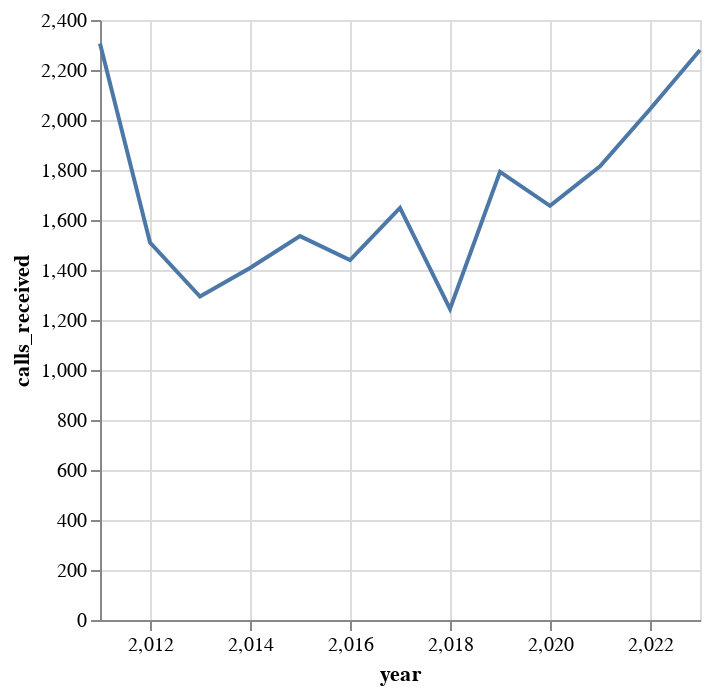
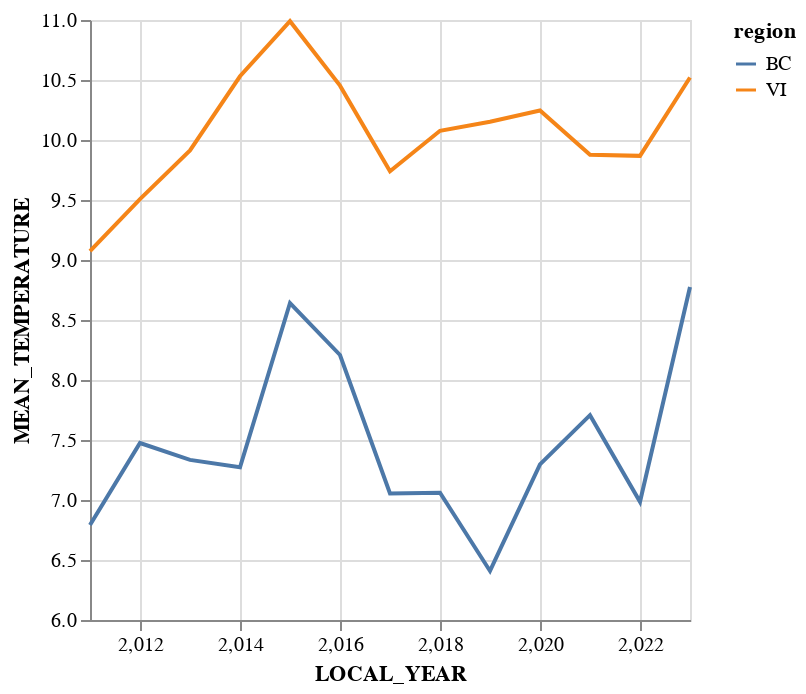

Write notebook code for charts like these, in order.
### Code cell
temp_vi =van_island[['LOCAL_YEAR', 'LOCAL_DAY', 'LOCAL_MONTH', 'MAX_TEMPERATURE', 'MEAN_TEMPERATURE', 'MIN_TEMPERATURE']].dropna()
temp_bc= bc[['LOCAL_YEAR', 'LOCAL_DAY', 'LOCAL_MONTH', 'MAX_TEMPERATURE', 'MEAN_TEMPERATURE', 'MIN_TEMPERATURE']].dropna()

temp_vi_2011 = temp_vi[temp_vi['LOCAL_YEAR']==2011].groupby('LOCAL_YEAR').mean(numeric_only=True).reset_index().assign(region = 'VI')
temp_vi_2012 = temp_vi[temp_vi['LOCAL_YEAR']==2012].groupby('LOCAL_YEAR').mean(numeric_only=True).reset_index().assign(region = 'VI')
temp_vi_2013 = temp_vi[temp_vi['LOCAL_YEAR']==2013].groupby('LOCAL_YEAR').mean(numeric_only=True).reset_index().assign(region = 'VI')
temp_vi_2014 = temp_vi[temp_vi['LOCAL_YEAR']==2014].groupby('LOCAL_YEAR').mean(numeric_only=True).reset_index().assign(region = 'VI')
temp_vi_2015 = temp_vi[temp_vi['LOCAL_YEAR']==2015].groupby('LOCAL_YEAR').mean(numeric_only=True).reset_index().assign(region = 'VI')
temp_vi_2016 = temp_vi[temp_vi['LOCAL_YEAR']==2016].groupby('LOCAL_YEAR').mean(numeric_only=True).reset_index().assign(region = 'VI')
temp_vi_2017 = temp_vi[temp_vi['LOCAL_YEAR']==2017].groupby('LOCAL_YEAR').mean(numeric_only=True).reset_index().assign(region = 'VI')
temp_vi_2018 = temp_vi[temp_vi['LOCAL_YEAR']==2018].groupby('LOCAL_YEAR').mean(numeric_only=True).reset_index().assign(region = 'VI')
temp_vi_2019 = temp_vi[temp_vi['LOCAL_YEAR']==2019].groupby('LOCAL_YEAR').mean(numeric_only=True).reset_index().assign(region = 'VI')
temp_vi_2020 = temp_vi[temp_vi['LOCAL_YEAR']==2020].groupby('LOCAL_YEAR').mean(numeric_only=True).reset_index().assign(region = 'VI')
temp_vi_2021 = temp_vi[temp_vi['LOCAL_YEAR']==2021].groupby('LOCAL_YEAR').mean(numeric_only=True).reset_index().assign(region = 'VI')
temp_vi_2022 = temp_vi[temp_vi['LOCAL_YEAR']==2022].groupby('LOCAL_YEAR').mean(numeric_only=True).reset_index().assign(region = 'VI')
temp_vi_2023 = temp_vi[temp_vi['LOCAL_YEAR']==2023].groupby('LOCAL_YEAR').mean(numeric_only=True).reset_index().assign(region = 'VI')
#temp_vi_2024 = temp_vi[temp_vi['LOCAL_YEAR']==2024].groupby('LOCAL_YEAR').mean(numeric_only=True).reset_index().assign(region = 'VI')

temp_vi_year = pd.concat([temp_vi_2011,
                          temp_vi_2012,
                          temp_vi_2013,
                          temp_vi_2014,
                          temp_vi_2015,
                          temp_vi_2016,
                          temp_vi_2017,
                          temp_vi_2018,
                          temp_vi_2019,
                          temp_vi_2020,
                          temp_vi_2021,
                          temp_vi_2022,
                          temp_vi_2023], ignore_index=True, axis=0)

temp_bc_2011 = temp_bc[temp_bc['LOCAL_YEAR']==2011].groupby('LOCAL_YEAR').mean(numeric_only=True).reset_index().assign(region = 'BC')
temp_bc_2012 = temp_bc[temp_bc['LOCAL_YEAR']==2012].groupby('LOCAL_YEAR').mean(numeric_only=True).reset_index().assign(region = 'BC')
temp_bc_2013 = temp_bc[temp_bc['LOCAL_YEAR']==2013].groupby('LOCAL_YEAR').mean(numeric_only=True).reset_index().assign(region = 'BC')
temp_bc_2014 = temp_bc[temp_bc['LOCAL_YEAR']==2014].groupby('LOCAL_YEAR').mean(numeric_only=True).reset_index().assign(region = 'BC')
temp_bc_2015 = temp_bc[temp_bc['LOCAL_YEAR']==2015].groupby('LOCAL_YEAR').mean(numeric_only=True).reset_index().assign(region = 'BC')
temp_bc_2016 = temp_bc[temp_bc['LOCAL_YEAR']==2016].groupby('LOCAL_YEAR').mean(numeric_only=True).reset_index().assign(region = 'BC')
temp_bc_2017 = temp_bc[temp_bc['LOCAL_YEAR']==2017].groupby('LOCAL_YEAR').mean(numeric_only=True).reset_index().assign(region = 'BC')
temp_bc_2018 = temp_bc[temp_bc['LOCAL_YEAR']==2018].groupby('LOCAL_YEAR').mean(numeric_only=True).reset_index().assign(region = 'BC')
temp_bc_2019 = temp_bc[temp_bc['LOCAL_YEAR']==2019].groupby('LOCAL_YEAR').mean(numeric_only=True).reset_index().assign(region = 'BC')
temp_bc_2020 = temp_bc[temp_bc['LOCAL_YEAR']==2020].groupby('LOCAL_YEAR').mean(numeric_only=True).reset_index().assign(region = 'BC')
temp_bc_2021 = temp_bc[temp_bc['LOCAL_YEAR']==2021].groupby('LOCAL_YEAR').mean(numeric_only=True).reset_index().assign(region = 'BC')
temp_bc_2022 = temp_bc[temp_bc['LOCAL_YEAR']==2022].groupby('LOCAL_YEAR').mean(numeric_only=True).reset_index().assign(region = 'BC')
temp_bc_2023 = temp_bc[temp_bc['LOCAL_YEAR']==2023].groupby('LOCAL_YEAR').mean(numeric_only=True).reset_index().assign(region = 'BC')
#temp_bc_2024 = temp_bc[temp_bc['LOCAL_YEAR']==2024].groupby('LOCAL_YEAR').mean(numeric_only=True).reset_index().assign(region = 'BC')

temp_bc_year = pd.concat([temp_bc_2011,
                          temp_bc_2012,
                          temp_bc_2013,
                          temp_bc_2014,
                          temp_bc_2015,
                          temp_bc_2016,
                          temp_bc_2017,
                          temp_bc_2018,
                          temp_bc_2019,
                          temp_bc_2020,
                          temp_bc_2021,
                          temp_bc_2022,
                          temp_bc_2023], ignore_index=True, axis=0)
temp_both = pd.concat([temp_bc_year, temp_vi_year], ignore_index=True, axis=0)
compare_temp_plot = alt.Chart(temp_both).mark_line().encode(
    x=alt.X('LOCAL_YEAR').scale(zero=False),
    y=alt.Y('MEAN_TEMPERATURE').scale(zero=False),
    color='region'
)
compare_temp_plot
bb_year=bear.groupby('year').mean(numeric_only=True).reset_index()
bear_plot = alt.Chart(bb_year).mark_line().encode(
    x='year', 
    y='calls_received'
)
display(bear_plot, compare_temp_plot)

### Figure 1 — Vega-Lite specification as saved in the notebook (floating-point values rounded to 4 significant figures)
{"config": {"view": {"continuousWidth": 300, "continuousHeight": 300}}, "data": {"name": "data-3c4f362988a3642ddd0a1068e764f661"}, "mark": {"type": "line"}, "encoding": {"x": {"field": "year", "type": "quantitative"}, "y": {"field": "calls_received", "type": "quantitative"}}, "$schema": "https://vega.github.io/schema/vega-lite/v5.8.0.json", "datasets": {"data-3c4f362988a3642ddd0a1068e764f661": [{"year": 2011, "calls_received": 2306.0}, {"year": 2012, "calls_received": 1510.0}, {"year": 2013, "calls_received": 1294.0}, {"year": 2014, "calls_received": 1408.0}, {"year": 2015, "calls_received": 1535.0}, {"year": 2016, "calls_received": 1440.0}, {"year": 2017, "calls_received": 1648.0}, {"year": 2018, "calls_received": 1244.0}, {"year": 2019, "calls_received": 1793.0}, {"year": 2020, "calls_received": 1657.0}, {"year": 2021, "calls_received": 1814.0}, {"year": 2022, "calls_received": 2043.0}, {"year": 2023, "calls_received": 2280.0}]}}

### Figure 2 — Vega-Lite specification as saved in the notebook (floating-point values rounded to 4 significant figures)
{"config": {"view": {"continuousWidth": 300, "continuousHeight": 300}}, "data": {"name": "data-9f8037b039e6942554979ac1b11b8e78"}, "mark": {"type": "line"}, "encoding": {"color": {"field": "region", "type": "nominal"}, "x": {"field": "LOCAL_YEAR", "scale": {"zero": false}, "type": "quantitative"}, "y": {"field": "MEAN_TEMPERATURE", "scale": {"zero": false}, "type": "quantitative"}}, "$schema": "https://vega.github.io/schema/vega-lite/v5.8.0.json", "datasets": {"data-9f8037b039e6942554979ac1b11b8e78": [{"LOCAL_YEAR": 2011, "LOCAL_DAY": 15.73, "LOCAL_MONTH": 6.528, "MAX_TEMPERATURE": 12.1, "MEAN_TEMPERATURE": 6.792, "MIN_TEMPERATURE": 1.456, "region": "BC"}, {"LOCAL_YEAR": 2012, "LOCAL_DAY": 15.69, "LOCAL_MONTH": 6.343, "MAX_TEMPERATURE": 12.82, "MEAN_TEMPERATURE": 7.475, "MIN_TEMPERATURE": 2.108, "region": "BC"}, {"LOCAL_YEAR": 2013, "LOCAL_DAY": 15.7, "LOCAL_MONTH": 6.517, "MAX_TEMPERATURE": 12.52, "MEAN_TEMPERATURE": 7.334, "MIN_TEMPERATURE": 2.123, "region": "BC"}, {"LOCAL_YEAR": 2014, "LOCAL_DAY": 15.73, "LOCAL_MONTH": 6.452, "MAX_TEMPERATURE": 12.56, "MEAN_TEMPERATURE": 7.273, "MIN_TEMPERATURE": 1.964, "region": "BC"}, {"LOCAL_YEAR": 2015, "LOCAL_DAY": 15.7, "LOCAL_MONTH": 6.431, "MAX_TEMPERATURE": 14.09, "MEAN_TEMPERATURE": 8.641, "MIN_TEMPERATURE": 3.161, "region": "BC"}, {"LOCAL_YEAR": 2016, "LOCAL_DAY": 15.68, "LOCAL_MONTH": 6.374, "MAX_TEMPERATURE": 13.39, "MEAN_TEMPERATURE": 8.209, "MIN_TEMPERATURE": 3.0, "region": "BC"}, {"LOCAL_YEAR": 2017, "LOCAL_DAY": 15.67, "LOCAL_MONTH": 6.366, "MAX_TEMPERATURE": 12.31, "MEAN_TEMPERATURE": 7.054, "MIN_TEMPERATURE": 1.776, "region": "BC"}, {"LOCAL_YEAR": 2018, "LOCAL_DAY": 15.66, "LOCAL_MONTH": 6.281, "MAX_TEMPERATURE": 12.23, "MEAN_TEMPERATURE": 7.06, "MIN_TEMPERATURE": 1.867, "region": "BC"}, {"LOCAL_YEAR": 2019, "LOCAL_DAY": 15.7, "LOCAL_MONTH": 6.411, "MAX_TEMPERATURE": 11.66, "MEAN_TEMPERATURE": 6.409, "MIN_TEMPERATURE": 1.147, "region": "BC"}, {"LOCAL_YEAR": 2020, "LOCAL_DAY": 15.69, "LOCAL_MONTH": 6.429, "MAX_TEMPERATURE": 12.38, "MEAN_TEMPERATURE": 7.297, "MIN_TEMPERATURE": 2.196, "region": "BC"}, {"LOCAL_YEAR": 2021, "LOCAL_DAY": 15.76, "LOCAL_MONTH": 6.386, "MAX_TEMPERATURE": 13.06, "MEAN_TEMPERATURE": 7.707, "MIN_TEMPERATURE": 2.332, "region": "BC"}, {"LOCAL_YEAR": 2022, "LOCAL_DAY": 15.63, "LOCAL_MONTH": 6.102, "MAX_TEMPERATURE": 12.26, "MEAN_TEMPERATURE": 6.985, "MIN_TEMPERATURE": 1.699, "region": "BC"}, {"LOCAL_YEAR": 2023, "LOCAL_DAY": 15.85, "LOCAL_MONTH": 6.2, "MAX_TEMPERATURE": 14.08, "MEAN_TEMPERATURE": 8.776, "MIN_TEMPERATURE": 3.452, "region": "BC"}, {"LOCAL_YEAR": 2011, "LOCAL_DAY": 15.69, "LOCAL_MONTH": 6.548, "MAX_TEMPERATURE": 12.63, "MEAN_TEMPERATURE": 9.074, "MIN_TEMPERATURE": 5.478, "region": "VI"}, {"LOCAL_YEAR": 2012, "LOCAL_DAY": 15.7, "LOCAL_MONTH": 6.426, "MAX_TEMPERATURE": 13.19, "MEAN_TEMPERATURE": 9.508, "MIN_TEMPERATURE": 5.782, "region": "VI"}, {"LOCAL_YEAR": 2013, "LOCAL_DAY": 15.67, "LOCAL_MONTH": 6.445, "MAX_TEMPERATURE": 13.55, "MEAN_TEMPERATURE": 9.913, "MIN_TEMPERATURE": 6.234, "region": "VI"}, {"LOCAL_YEAR": 2014, "LOCAL_DAY": 15.65, "LOCAL_MONTH": 6.488, "MAX_TEMPERATURE": 14.36, "MEAN_TEMPERATURE": 10.53, "MIN_TEMPERATURE": 6.663, "region": "VI"}, {"LOCAL_YEAR": 2015, "LOCAL_DAY": 15.65, "LOCAL_MONTH": 6.374, "MAX_TEMPERATURE": 14.93, "MEAN_TEMPERATURE": 10.99, "MIN_TEMPERATURE": 7.009, "region": "VI"}, {"LOCAL_YEAR": 2016, "LOCAL_DAY": 15.72, "LOCAL_MONTH": 6.446, "MAX_TEMPERATURE": 14.05, "MEAN_TEMPERATURE": 10.45, "MIN_TEMPERATURE": 6.814, "region": "VI"}, {"LOCAL_YEAR": 2017, "LOCAL_DAY": 15.68, "LOCAL_MONTH": 6.451, "MAX_TEMPERATURE": 13.56, "MEAN_TEMPERATURE": 9.739, "MIN_TEMPERATURE": 5.876, "region": "VI"}, {"LOCAL_YEAR": 2018, "LOCAL_DAY": 15.75, "LOCAL_MONTH": 6.347, "MAX_TEMPERATURE": 14.05, "MEAN_TEMPERATURE": 10.08, "MIN_TEMPERATURE": 6.067, "region": "VI"}, {"LOCAL_YEAR": 2019, "LOCAL_DAY": 15.69, "LOCAL_MONTH": 6.744, "MAX_TEMPERATURE": 14.08, "MEAN_TEMPERATURE": 10.15, "MIN_TEMPERATURE": 6.193, "region": "VI"}, {"LOCAL_YEAR": 2020, "LOCAL_DAY": 15.76, "LOCAL_MONTH": 6.501, "MAX_TEMPERATURE": 13.95, "MEAN_TEMPERATURE": 10.25, "MIN_TEMPERATURE": 6.505, "region": "VI"}, {"LOCAL_YEAR": 2021, "LOCAL_DAY": 15.68, "LOCAL_MONTH": 6.38, "MAX_TEMPERATURE": 13.64, "MEAN_TEMPERATURE": 9.877, "MIN_TEMPERATURE": 6.084, "region": "VI"}, {"LOCAL_YEAR": 2022, "LOCAL_DAY": 15.7, "LOCAL_MONTH": 6.465, "MAX_TEMPERATURE": 13.6, "MEAN_TEMPERATURE": 9.868, "MIN_TEMPERATURE": 6.107, "region": "VI"}, {"LOCAL_YEAR": 2023, "LOCAL_DAY": 15.8, "LOCAL_MONTH": 6.056, "MAX_TEMPERATURE": 14.31, "MEAN_TEMPERATURE": 10.52, "MIN_TEMPERATURE": 6.7, "region": "VI"}]}}
